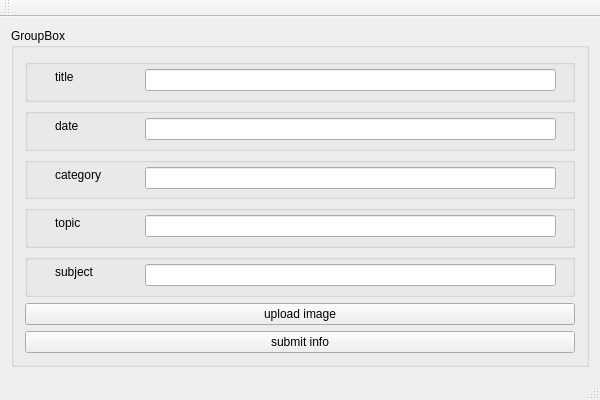
<?xml version="1.0" encoding="UTF-8"?>
<ui version="4.0">
 <class>sclButtonClass</class>
 <widget class="QMainWindow" name="sclButtonClass">
  <property name="geometry">
   <rect>
    <x>0</x>
    <y>0</y>
    <width>600</width>
    <height>400</height>
   </rect>
  </property>
  <property name="windowTitle">
   <string>sclButton</string>
  </property>
  <widget class="QWidget" name="centralWidget">
   <layout class="QVBoxLayout" name="verticalLayout">
    <item>
     <widget class="QGroupBox" name="groupBox">
      <property name="title">
       <string>GroupBox</string>
      </property>
      <layout class="QVBoxLayout" name="verticalLayout_2">
       <item>
        <widget class="QGroupBox" name="groupBox_2">
         <property name="title">
          <string/>
         </property>
         <widget class="QLabel" name="label">
          <property name="geometry">
           <rect>
            <x>30</x>
            <y>10</y>
            <width>55</width>
            <height>16</height>
           </rect>
          </property>
          <property name="text">
           <string>title</string>
          </property>
         </widget>
         <widget class="QLineEdit" name="title">
          <property name="geometry">
           <rect>
            <x>120</x>
            <y>10</y>
            <width>411</width>
            <height>22</height>
           </rect>
          </property>
         </widget>
        </widget>
       </item>
       <item>
        <widget class="QGroupBox" name="groupBox_3">
         <property name="title">
          <string/>
         </property>
         <widget class="QLabel" name="label_2">
          <property name="geometry">
           <rect>
            <x>30</x>
            <y>10</y>
            <width>55</width>
            <height>16</height>
           </rect>
          </property>
          <property name="text">
           <string>date</string>
          </property>
         </widget>
         <widget class="QLineEdit" name="date">
          <property name="geometry">
           <rect>
            <x>120</x>
            <y>10</y>
            <width>411</width>
            <height>22</height>
           </rect>
          </property>
         </widget>
        </widget>
       </item>
       <item>
        <widget class="QGroupBox" name="groupBox_4">
         <property name="title">
          <string/>
         </property>
         <widget class="QLabel" name="label_3">
          <property name="geometry">
           <rect>
            <x>30</x>
            <y>10</y>
            <width>55</width>
            <height>16</height>
           </rect>
          </property>
          <property name="text">
           <string>category</string>
          </property>
         </widget>
         <widget class="QLineEdit" name="category">
          <property name="geometry">
           <rect>
            <x>120</x>
            <y>10</y>
            <width>411</width>
            <height>22</height>
           </rect>
          </property>
         </widget>
        </widget>
       </item>
       <item>
        <widget class="QGroupBox" name="groupBox_5">
         <property name="title">
          <string/>
         </property>
         <widget class="QLabel" name="label_4">
          <property name="geometry">
           <rect>
            <x>30</x>
            <y>10</y>
            <width>55</width>
            <height>16</height>
           </rect>
          </property>
          <property name="text">
           <string>topic</string>
          </property>
         </widget>
         <widget class="QLineEdit" name="topic">
          <property name="geometry">
           <rect>
            <x>120</x>
            <y>10</y>
            <width>411</width>
            <height>22</height>
           </rect>
          </property>
         </widget>
        </widget>
       </item>
       <item>
        <widget class="QGroupBox" name="groupBox_6">
         <property name="title">
          <string/>
         </property>
         <widget class="QLabel" name="label_5">
          <property name="geometry">
           <rect>
            <x>30</x>
            <y>10</y>
            <width>55</width>
            <height>16</height>
           </rect>
          </property>
          <property name="text">
           <string>subject</string>
          </property>
         </widget>
         <widget class="QLineEdit" name="subject">
          <property name="geometry">
           <rect>
            <x>120</x>
            <y>10</y>
            <width>411</width>
            <height>22</height>
           </rect>
          </property>
         </widget>
        </widget>
       </item>
       <item>
        <widget class="QPushButton" name="imgUpload">
         <property name="text">
          <string>upload image</string>
         </property>
        </widget>
       </item>
       <item>
        <widget class="QPushButton" name="infoSubmit">
         <property name="text">
          <string>submit info</string>
         </property>
        </widget>
       </item>
      </layout>
     </widget>
    </item>
   </layout>
  </widget>
  <widget class="QToolBar" name="mainToolBar">
   <attribute name="toolBarArea">
    <enum>TopToolBarArea</enum>
   </attribute>
   <attribute name="toolBarBreak">
    <bool>false</bool>
   </attribute>
  </widget>
  <widget class="QStatusBar" name="statusBar"/>
 </widget>
 <layoutdefault spacing="6" margin="11"/>
 <resources/>
 <connections/>
</ui>
